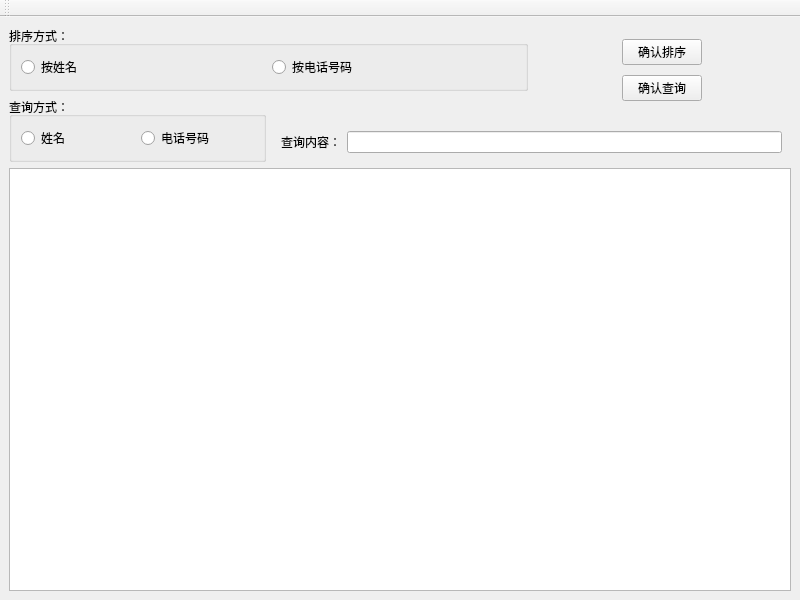
<?xml version="1.0" encoding="UTF-8"?>
<ui version="4.0">
 <class>SystemFour</class>
 <widget class="QMainWindow" name="SystemFour">
  <property name="geometry">
   <rect>
    <x>0</x>
    <y>0</y>
    <width>800</width>
    <height>600</height>
   </rect>
  </property>
  <property name="windowTitle">
   <string>MainWindow</string>
  </property>
  <widget class="QWidget" name="centralwidget">
   <layout class="QGridLayout" name="gridLayout_5">
    <item row="0" column="0" colspan="2">
     <widget class="QGroupBox" name="groupBox_2">
      <property name="title">
       <string>排序方式：</string>
      </property>
      <layout class="QGridLayout" name="gridLayout_2">
       <item row="0" column="0">
        <widget class="QRadioButton" name="name_2">
         <property name="text">
          <string>按姓名</string>
         </property>
        </widget>
       </item>
       <item row="0" column="1">
        <widget class="QRadioButton" name="phone_2">
         <property name="text">
          <string>按电话号码</string>
         </property>
        </widget>
       </item>
      </layout>
     </widget>
    </item>
    <item row="0" column="2" rowspan="2">
     <widget class="QWidget" name="widget_2" native="true">
      <layout class="QGridLayout" name="gridLayout_4">
       <item row="0" column="0">
        <widget class="QPushButton" name="sort">
         <property name="sizePolicy">
          <sizepolicy hsizetype="Fixed" vsizetype="Fixed">
           <horstretch>0</horstretch>
           <verstretch>0</verstretch>
          </sizepolicy>
         </property>
         <property name="text">
          <string>确认排序</string>
         </property>
        </widget>
       </item>
       <item row="1" column="0">
        <widget class="QPushButton" name="ok">
         <property name="sizePolicy">
          <sizepolicy hsizetype="Fixed" vsizetype="Fixed">
           <horstretch>0</horstretch>
           <verstretch>0</verstretch>
          </sizepolicy>
         </property>
         <property name="text">
          <string>确认查询</string>
         </property>
        </widget>
       </item>
      </layout>
     </widget>
    </item>
    <item row="1" column="0" rowspan="2">
     <widget class="QGroupBox" name="groupBox">
      <property name="title">
       <string>查询方式：</string>
      </property>
      <layout class="QGridLayout" name="gridLayout">
       <item row="0" column="0">
        <widget class="QRadioButton" name="name">
         <property name="text">
          <string>姓名</string>
         </property>
        </widget>
       </item>
       <item row="0" column="1">
        <widget class="QRadioButton" name="phone">
         <property name="text">
          <string>电话号码</string>
         </property>
        </widget>
       </item>
      </layout>
     </widget>
    </item>
    <item row="2" column="1" colspan="2">
     <widget class="QWidget" name="widget" native="true">
      <layout class="QGridLayout" name="gridLayout_3">
       <item row="0" column="2">
        <widget class="QLineEdit" name="find"/>
       </item>
       <item row="0" column="1">
        <widget class="QLabel" name="label">
         <property name="text">
          <string>查询内容：</string>
         </property>
        </widget>
       </item>
      </layout>
     </widget>
    </item>
    <item row="3" column="0" colspan="3">
     <widget class="QTextBrowser" name="showarea"/>
    </item>
   </layout>
  </widget>
  <widget class="QToolBar" name="toolBar">
   <property name="windowTitle">
    <string>toolBar</string>
   </property>
   <attribute name="toolBarArea">
    <enum>TopToolBarArea</enum>
   </attribute>
   <attribute name="toolBarBreak">
    <bool>false</bool>
   </attribute>
  </widget>
 </widget>
 <resources/>
 <connections/>
</ui>
